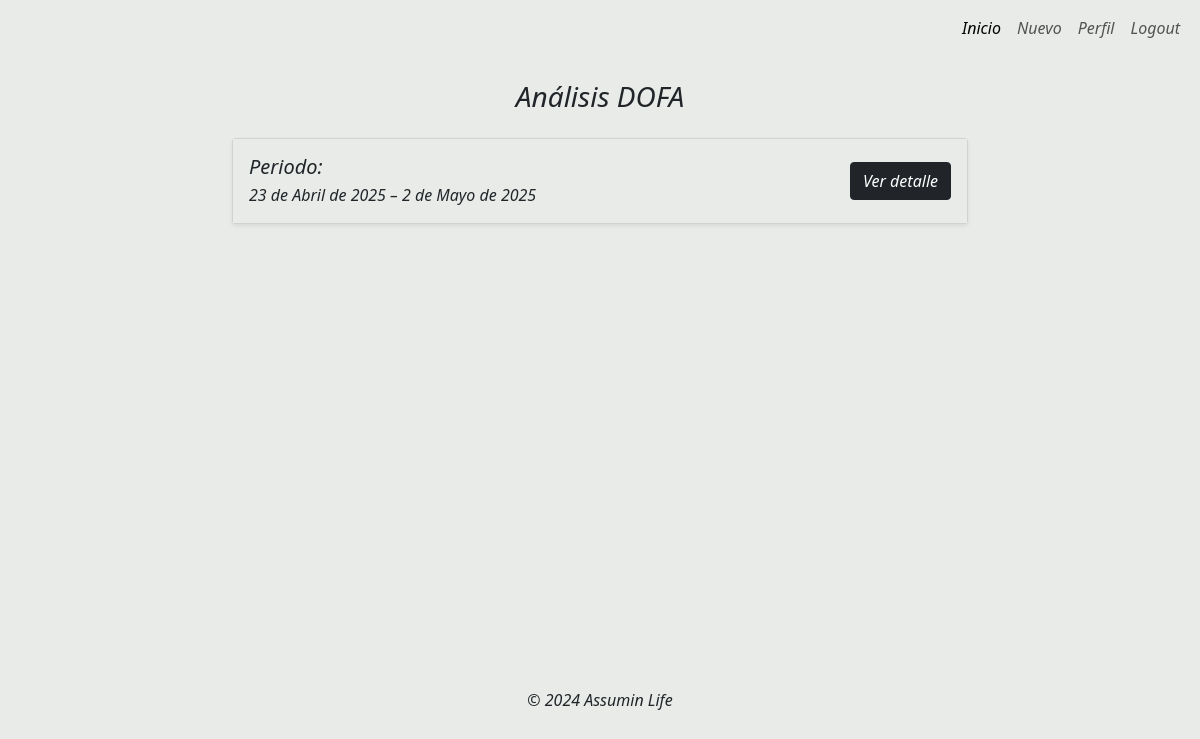
The page /analysis/ (signed in) on the database its author committed.
### analysis_registers_ai/models.py (models this page shows, shortened)
class SWOTAnalysis(models.Model):
    user = models.ForeignKey(User, on_delete=models.CASCADE)
    period_start   = models.DateField()
    period_end     = models.DateField()
    analysis       = models.TextField(blank=True)        # <-- nuevo
    positive_patterns = models.JSONField(default=list)   # <-- nuevo
    negative_patterns = models.JSONField(default=list)   # <-- nuevo
    strengths      = models.TextField()
    weaknesses     = models.TextField()
    opportunities  = models.TextField()
    threats        = models.TextField()
    recommendations = models.TextField(blank=True)       # <-- nuevo
    previous       = models.ForeignKey('self', on_delete=models.SET_NULL, null=True, blank=True)
    processed_count= models.PositiveIntegerField(default=0)
    created_at     = models.DateTimeField(auto_now_add=True)
    class Meta:
        ordering = ['-created_at']
        verbose_name = 'Análisis DOFA'
        verbose_name_plural = 'Análisis DOFA'

### analysis_registers_ai/views.py (the view)
# urls.py: path('', SWOTListView.as_view(), name='swot_list'),
class SWOTListView(LoginRequiredMixin, ListView):
    model = SWOTAnalysis
    template_name = 'analysis/list.html'
    context_object_name = 'analyses'
    def get_queryset(self):
        return SWOTAnalysis.objects.filter(user=self.request.user)

### analysis_registers_ai/templates/analysis/list.html
{% extends 'layouts/base_login.html' %}
{% block content %}
<div class="row my-4" style="height: 28rem;">
  <div class="col-12 col-md-8 offset-md-2">
    <h3 class="mb-4 text-center" style="font-weight: 500;">Análisis DOFA</h3>
    <div class="row g-3">
      {% for analysis in analyses %}
      <div class="col-12">
        <div class="card rounded-1 shadow-sm">
          <div class="card-body" style="background-color: rgb(232, 235, 232);">
            <div class="d-flex justify-content-between align-items-center">
              <div>
                <h5 class="mb-1">Periodo:</h5>
                <p class="mb-0">{{ analysis.period_start }} – {{ analysis.period_end }}</p>
              </div>
              <a href="{% url 'swot_detail' analysis.pk %}" class="btn btn-dark rounded-1">
                Ver detalle
              </a>
            </div>
          </div>
        </div>
      </div>
      {% empty %}
      <div class="col-12">
        <div class="alert alert-info">
          Aún no tienes análisis DOFA. Espera el siguiente periodo de 30 días.
        </div>
      </div>
      {% endfor %}
    </div>
  </div>
</div>
{% endblock %}

### rows shown on the page
SWOTAnalysis: period_start "23 de Abril de 2025", period_end "2 de Mayo de 2025"
